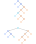

Reproduce this figure in gnuplot.
#
# PARTITION
#
WIDTH  = 36
HEIGHT = 44

load "docs/plots/figures/graph.gnuplot"
load "docs/plots/components.gnuplot"
load "docs/plots/colors.gnuplot"
load "docs/plots/ruler.gnuplot"

X_OFFSET = -2
Y_OFFSET = 0

COLOR_1 = BLUE
COLOR_2 = ORANGE
COLOR_3 = CYAN
COLOR_4 = PINK

eval node(20,  1, COLOR_1)
eval node(23,  4, COLOR_1)
eval node(26,  7, COLOR_2)
eval node(23, 10, COLOR_2)
eval node(20, 13, COLOR_3)
eval node(23, 16, COLOR_2)
eval node(26, 19, COLOR_2)

eval text(20,  1, "A", BLACK)
eval text(23,  4, "B", BLACK)
eval text(26,  7, "G", BLACK)
eval text(23, 10, "F", BLACK)
eval text(20, 13, "C", BLACK)
eval text(23, 16, "D", BLACK)
eval text(26, 19, "E", BLACK)

eval link(20,  1, 17,  4, 0, 1, COLOR_1)
eval link(23,  4, 20,  7, 0, 1, COLOR_1)
eval link(26,  7, 29, 10, 0, 1, COLOR_2)
eval link(23, 10, 26, 13, 0, 1, COLOR_2)
eval link(20, 13, 17, 16, 0, 1, COLOR_3)
eval link(23, 16, 20, 19, 0, 1, COLOR_2)
eval link(26, 19, 23, 22, 0, 1, COLOR_2)

eval tree(17,  4, COLOR_1)
eval tree(20,  7, COLOR_1)
eval tree(29, 10, COLOR_2)
eval tree(26, 13, COLOR_2)
eval tree(17, 16, COLOR_3)
eval tree(20, 19, COLOR_2)
eval tree(23, 22, COLOR_2)

eval link(20,  1, 23,  4, 1, 1, BLACK)
eval link(23,  4, 26,  7, 1, 1, BLACK)
eval link(26,  7, 23, 10, 1, 1, BLACK)
eval link(23, 10, 20, 13, 1, 1, BLACK)

eval link(20, 13, 23, 16, 0, 1, COLOR_2)
eval link(23, 16, 26, 19, 0, 1, COLOR_2)



Y_OFFSET = 2


# ROOT
eval node(20, 26, COLOR_3)
eval text(20, 26, "C", BLACK)

eval link(20, 26, 10, 29, 1, 1, BLACK)
eval link(20, 26, 30, 29, 1, 1, BLACK)

# LEFT
eval node(10, 29, COLOR_1)
eval text(10, 29, "A", BLACK)

eval node(13, 32, COLOR_1)
eval text(13, 32, "B", BLACK)

eval link(10, 29, 13, 32, 1, 1, BLACK)
eval link(13, 32, 16, 35, 1, 1, BLACK)

eval link(10, 29,  7, 32, 0, 1,  COLOR_1)
eval link(13, 32, 10, 35, 0, 1,  COLOR_1)

eval tree( 7, 32, COLOR_1)
eval tree(10, 35, COLOR_1)
eval tree(16, 35, COLOR_3)

# RIGHT
eval node(30, 29, COLOR_2)
eval node(27, 32, COLOR_2)
eval node(24, 35, COLOR_2)
eval node(27, 38, COLOR_2)

eval text(30, 29, "G", BLACK)
eval text(27, 32, "F", BLACK)
eval text(24, 35, "D", BLACK)
eval text(27, 38, "E", BLACK)

eval tree(21, 38, COLOR_2)
eval tree(24, 41, COLOR_2)
eval tree(33, 32, COLOR_2)
eval tree(30, 35, COLOR_2)

eval link(30, 29, 27, 32, 1, 1, BLACK)
eval link(27, 32, 24, 35, 1, 1, BLACK)

eval link(30, 29, 33, 32, 0, 1,  COLOR_2)
eval link(27, 32, 30, 35, 0, 1,  COLOR_2)
eval link(24, 35, 21, 38, 0, 1,  COLOR_2)
eval link(24, 35, 27, 38, 0, 1,  COLOR_2)
eval link(27, 38, 24, 41, 0, 1,  COLOR_2)

plot NaN notitle
